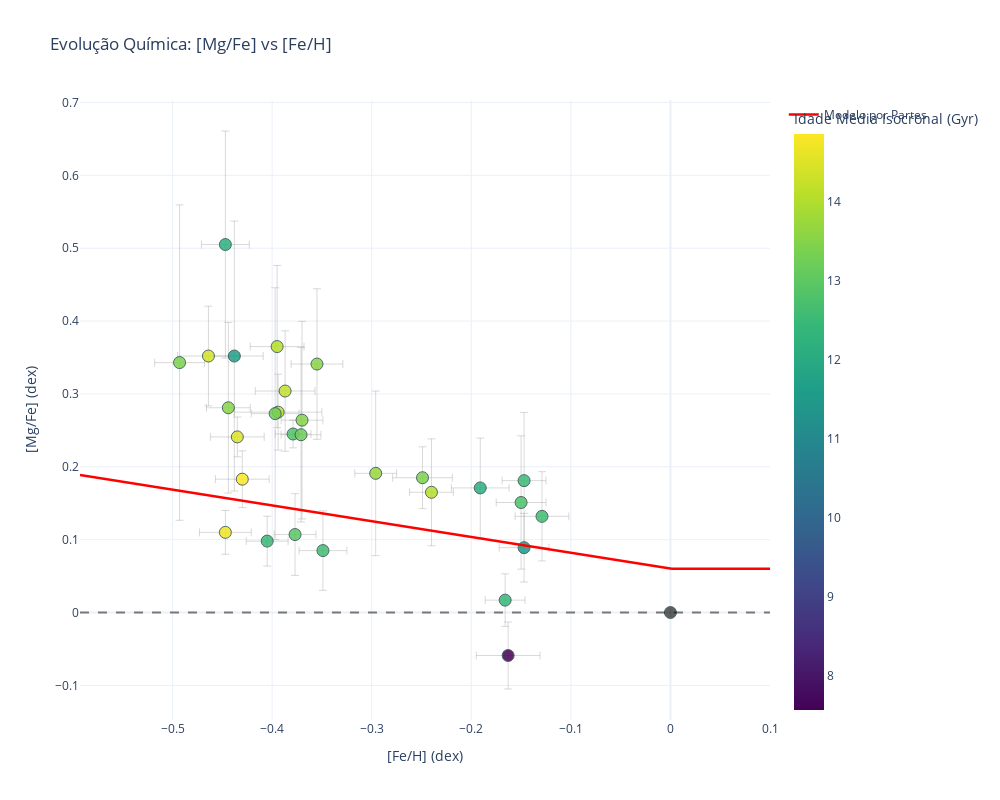

This figure's notebook cell:
### Code cell
import plotly.express as px
import plotly.graph_objects as go

def mg_fe_model(feh):
    if feh <= -0.6:
        return 0.19
    elif -0.6 < feh <= 0:
        return -0.217 * feh + 0.06
    else: # feh > 0
        return 0.06

x_line = np.linspace(abundancias_ymg['feh'].min() - 0.1, abundancias_ymg['feh'].max() + 0.1, 500)
y_line = [mg_fe_model(x) for x in x_line]

fig = px.scatter(
    abundancias_ymg, 
    x='feh', 
    y='[Mg/Fe]',
    error_x='err_feh_',        # Barras de erro no eixo X
    error_y='e_[Mg/Fe]',      # Barras de erro no eixo Y
    hover_name='id',    
    color= 'age_mean',      # Mostra o ID da estrela ao passar o mouse
    labels={
        'feh': '[Fe/H] (dex)',
        '[Mg/Fe]': '[Mg/Fe] (dex)',
        'age_mean': 'Idade Média Isocronal (Gyr)'
    },
    title='Evolução Química: [Mg/Fe] vs [Fe/H]',
    template='plotly_white',
    color_continuous_scale='Viridis',
    # --- PARÂMETROS DE TAMANHO ---
    width=1000,   # Largura em pixels
    height=800    # Altura em pixels
)

fig.update_traces(
    marker=dict(
        size=12,          # Aumenta o tamanho dos pontos
        opacity=0.85,     # Leve transparência nos pontos
        line=dict(width=1, color='DarkSlateGrey') # Borda para destacar
    ),
    # Define cor RGBA (Red, Green, Blue, Alpha) para as barras de erro
    error_x=dict(color='rgba(128, 128, 128, 0.3)', thickness=1), 
    error_y=dict(color='rgba(128, 128, 128, 0.3)', thickness=1),
    selector=dict(mode='markers')
)

fig.add_trace(go.Scatter(
    x=x_line, 
    y=y_line, 
    mode='lines', 
    name='Modelo por Partes', 
    line=dict(color='red', width=2.5)
))

# Adicionar linha de referência em zero
fig.add_hline(y=0, line_dash="dash", line_color="black", opacity=0.5)

# Salvar o gráfico interativo como arquivo HTML
fig.write_html('mg_fe_vs_feh_plotly.html')

# Mostrar o gráfico (em ambientes compatíveis)
fig.show()

### Figure 1 — Plotly figure (JSON) as saved in the notebook; plotly's stock layout.template omitted (floating-point values rounded to 4 significant figures; data arrays with more than 128 entries replaced by an {"elided": "..."} marker saying what was removed)
{"data": [{"error_x": {"array": [0.03, 0.025, 0.025, 0.026, 0.031, 0.044, 0.027, 0.022, 0.024, 0.032, 0.029, 0.022, 0.025, 0.021, 0.027, 0.021, 0.024, 0.022, 0.018, 0.03, 0.027, 0.021, 0.029, 0.026, 0.027, 0.02, 0.021, 0.02, 0.024, 0], "color": "rgba(128, 128, 128, 0.3)", "thickness": 1}, "error_y": {"array": [0.08264, 0.04717, 0.09148, 0.1033, 0.06843, 0.05215, 0.06127, 0.09362, 0.1559, 0.04597, 0.06845, 0.07338, 0.2164, 0.03421, 0.0389, 0.1356, 0.05456, 0.1171, 0.01897, 0.04243, 0.1113, 0.113, 0.1853, 0.03002, 0.02729, 0.1197, 0.05608, 0.03606, 0.1727, 0], "color": "rgba(128, 128, 128, 0.3)", "thickness": 1}, "hovertemplate": "<b>%{hovertext}</b><br><br>[Fe/H] (dex)=%{x}<br>[Mg/Fe] (dex)=%{y}<br>Idade Média Isocronal (Gyr)=%{marker.color}<extra></extra>", "hovertext": ["hd008638", "hd008828", "hd012345", "hd014747", "hd019034", "hd020794", "hd030278", "hd045364", "hd078558", "hd085119", "hd093351", "hd098281", "hd107094", "hd110619", "hd111232", "hd128674", "hd132648", "hd133633", "hd150433", "hd167677", "hd190954", "hd196761", "hd197083", "hd207869", "hd213941", "hd216777", "hd219249", "hd224619", "hd224685", "vesta"], "legendgroup": "", "marker": {"color": [14.18, 11.52, 12.81, 13.55, 14.41, 14.12, 12.58, 12.53, 12.16, 7.568, 12.08, 14.08, 13.39, 12.46, 14.85, 13.5, 12.6, 13.54, 12.81, 13.38, 14.08, 13.75, 11.65, 14.7, 14.49, 13.24, 12.94, 12.44, 13.25, null], "coloraxis": "coloraxis", "line": {"color": "DarkSlateGrey", "width": 1}, "opacity": 0.85, "size": 12, "symbol": "circle"}, "mode": "markers", "name": "", "orientation": "v", "showlegend": false, "type": "scatter", "x": [-0.387, -0.147, -0.15, -0.355, -0.464, -0.394, -0.129, -0.147, -0.447, -0.163, -0.191, -0.24, -0.493, -0.405, -0.43, -0.37, -0.349, -0.444, -0.379, -0.249, -0.395, -0.296, -0.438, -0.447, -0.435, -0.371, -0.377, -0.166, -0.397, 0], "xaxis": "x", "y": [0.304, 0.089, 0.151, 0.341, 0.352, 0.275, 0.132, 0.181, 0.505, -0.059, 0.171, 0.165, 0.343, 0.098, 0.183, 0.264, 0.085, 0.281, 0.245, 0.185, 0.365, 0.191, 0.352, 0.11, 0.241, 0.244, 0.107, 0.017, 0.273, 0], "yaxis": "y"}, {"line": {"color": "red", "width": 2.5}, "mode": "lines", "name": "Modelo por Partes", "type": "scatter", "x": {"elided": "500 float values"}, "y": {"elided": "500 float values"}}], "layout": {"coloraxis": {"colorbar": {"title": {"text": "Idade Média Isocronal (Gyr)"}}, "colorscale": [[0, "#440154"], [0.1111, "#482878"], [0.2222, "#3e4989"], [0.3333, "#31688e"], [0.4444, "#26828e"], [0.5556, "#1f9e89"], [0.6667, "#35b779"], [0.7778, "#6ece58"], [0.8889, "#b5de2b"], [1, "#fde725"]]}, "height": 800, "legend": {"tracegroupgap": 0}, "shapes": [{"line": {"color": "black", "dash": "dash"}, "opacity": 0.5, "type": "line", "x0": 0, "x1": 1, "xref": "x domain", "y0": 0, "y1": 0, "yref": "y"}], "title": {"text": "Evolução Química: [Mg/Fe] vs [Fe/H]"}, "width": 1000, "xaxis": {"anchor": "y", "domain": [0, 1], "title": {"text": "[Fe/H] (dex)"}}, "yaxis": {"anchor": "x", "domain": [0, 1], "title": {"text": "[Mg/Fe] (dex)"}}}}
